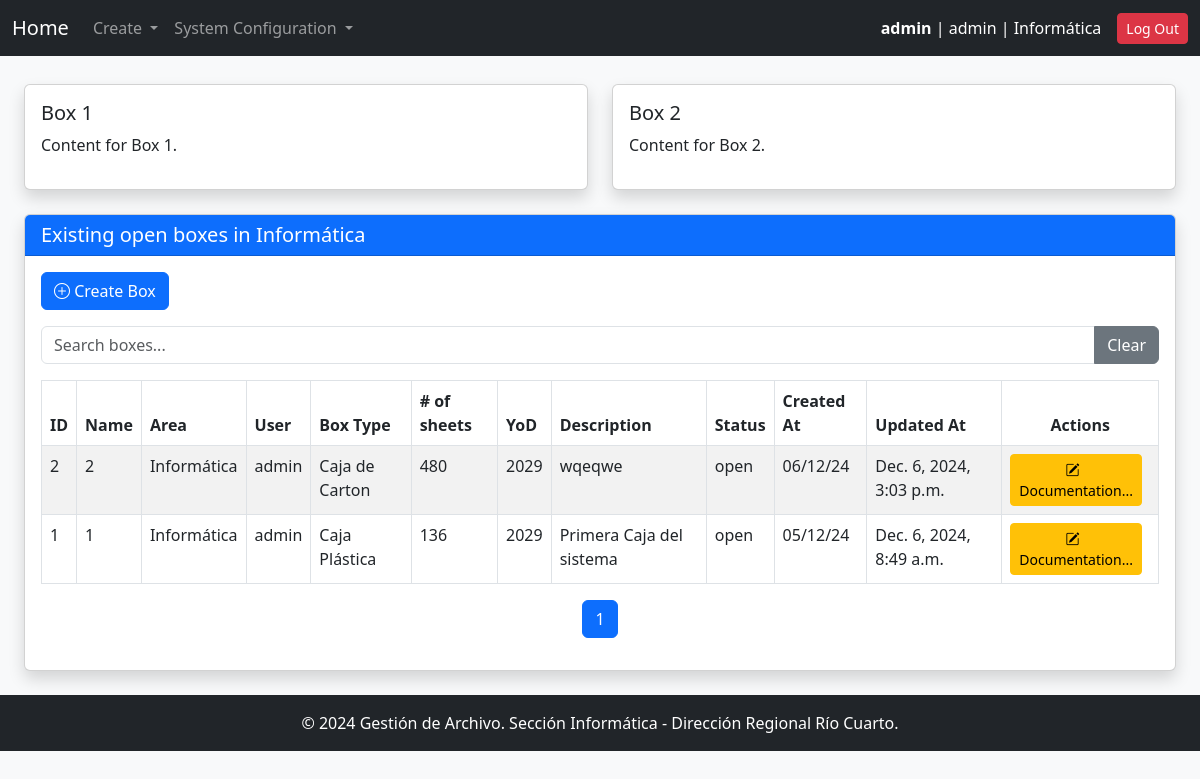
/main/ (signed in), run on an earlier commit of the app's database.
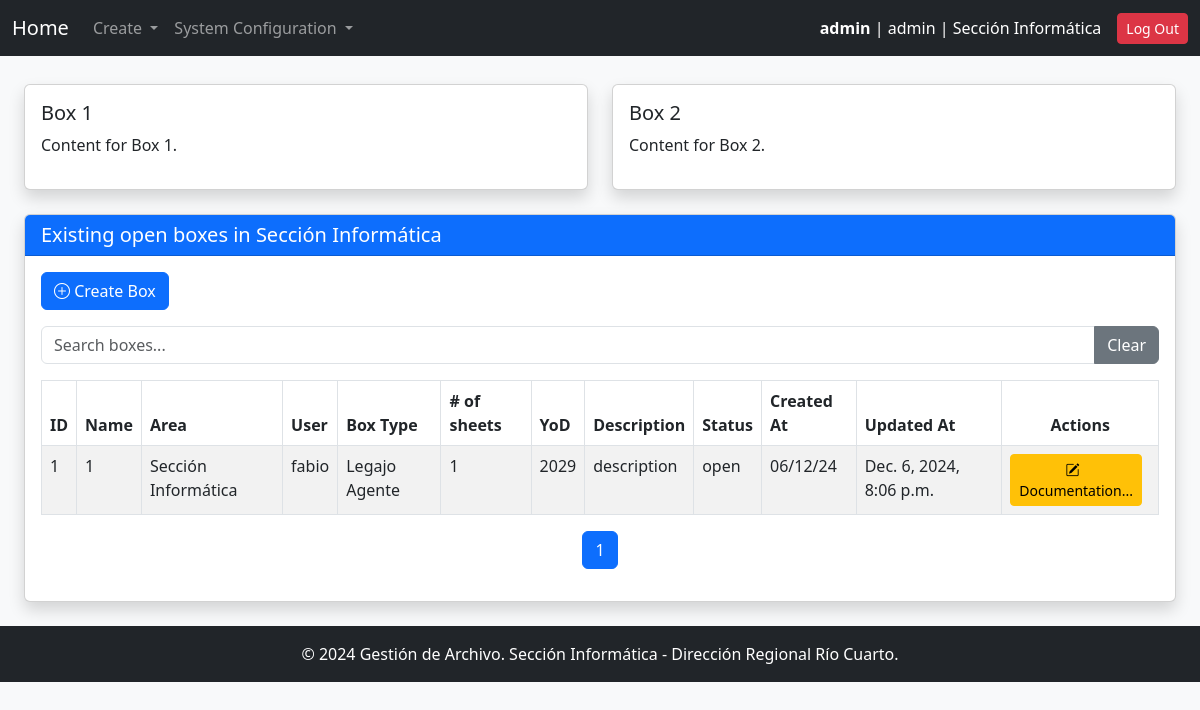
And on a later commit of the database.
### gestion_archivo_app/models.py (models this page shows, shortened)
class User(AbstractUser):
    ROLE_CHOICES = [
        ('user', 'User'),
        ('manager', 'Manager'),
        ('archive_responsible', 'Archive Responsible'),
        ('admin', 'System Administrator')
    ]
    role = models.CharField(max_length=20, choices=ROLE_CHOICES)
    area = models.ForeignKey('Area', on_delete=models.SET_NULL, null=True, blank=True)

class Area(models.Model):
    code = models.CharField(max_length=30, unique=True, verbose_name="Area Code")
    name = models.CharField(max_length=100, unique=True, verbose_name="Area Name")
    description = models.TextField(blank=True, null=True, verbose_name="Description")

class Box(models.Model):
    STATUS_CHOICES = [
        ('open', 'Open'),
        ('closed', 'Closed'),
    ]
    name = models.CharField(max_length = 10, primary_key=False, verbose_name="Box Name", null=False, blank=False, unique=True)
    box_type = models.ForeignKey(BoxType, on_delete=models.PROTECT, related_name="boxes")
    description = models.TextField(blank=True, null=True, verbose_name="Box Description")
    user = models.ForeignKey(settings.AUTH_USER_MODEL, on_delete=models.PROTECT, related_name="boxes")
    area = models.ForeignKey(Area, on_delete=models.PROTECT, related_name="boxes")
    status = models.CharField(max_length=10, choices=STATUS_CHOICES, default='open')
    id = models.AutoField(primary_key=True, verbose_name="Box ID")  # Auto-incremental ID
    creation_date = models.DateTimeField(auto_now_add=True, verbose_name="Creation Date")
    update_date =  models.DateTimeField(auto_now=True)
    close_date = models.DateTimeField(blank=True, null=True, verbose_name="Close Date")
    current_year = datetime.now().year
    destruction_year = models.PositiveSmallIntegerField(
        choices=[(year, str(year)) for year in range(current_year, 2100)],
        verbose_name="Destruction Year"
    )
    current_area = models.ForeignKey(Area, on_delete=models.PROTECT, related_name="current_boxes", verbose_name="Current Area")
    status = models.CharField(max_length=10, choices=STATUS_CHOICES, default='open', verbose_name="Status")
    total_sheets = models.PositiveIntegerField(default=0)

class BoxType(models.Model):
    name = models.CharField(max_length=100, unique=True, verbose_name="Box Type")
    description = models.TextField(blank=True, null=True, verbose_name="Description")

### gestion_archivo_app/views.py (the view)
# urls.py: path('main/', main, name='main'),
@login_required
def main(request):
    items = Box.objects.filter(status="open").order_by('-name')
    return render(request, "main.html", {"items": items})

### gestion_archivo_app/context_processors.py (called while the page is built)
def system_config(request):
    try:
        pagination_limit = SystemConfigKeyValues.objects.get(key="pagination_limit").value
    except SystemConfigKeyValues.DoesNotExist:
        pagination_limit = 10  # default value
    return {"pagination_limit": pagination_limit}

### gestion_archivo_app/templates/main.html (shortened to what this page needs)
{% extends "base.html" %}
{% block content %}
<div class="container-fluid mt-4">
    <div class="row">
        <div class="col-md-6">
            <div class="card shadow">
                <div class="card-body">
                    <h5 class="card-title">Box 1</h5>
                    <p>Content for Box 1.</p>
                </div>
            </div>
        </div>
        <div class="col-md-6">
            <div class="card shadow">
                <div class="card-body">
                    <h5 class="card-title">Box 2</h5>
                    <p>Content for Box 2.</p>
                </div>
            </div>
        </div>
    </div>
    <div class="row mt-4">
        <div class="col-12">
            <div class="card shadow">
                <div class="card-header bg-primary text-white">
                    <h5 class="mb-0">Existing open boxes in {{ user.area.name }}</h5>
                </div>
                <div class="card-body">
                    <div class="mb-3">
                        <a href="{% url 'create_box' %}" class="btn btn-primary">
                            <i class="bi bi-plus-circle"></i> Create Box
                        </a>
                    </div>
                    <div class="mb-3">
                        <div class="input-group">
                            <input type="text" id="searchInputId" class="form-control" placeholder="Search boxes...">
                            <button type="button" class="btn btn-secondary" onclick="clearSearch()">Clear</button>
                        </div>
                    </div>
                    <table class="table table-bordered table-striped mt-3" id="tableId">
                        <thead>
                            <tr>
                                <th onclick="sortTable(0)">ID </th>
                                <th onclick="sortTable(1)">Name </th>
                                <th onclick="sortTable(2)">Area </th>
                                <th onclick="sortTable(3)">User </th>
                                <th onclick="sortTable(4)">Box Type </th>
                                <th onclick="sortTable(5)"># of sheets </th>
                                <th onclick="sortTable(6)">YoD</th>
                                <th onclick="sortTable(7)">Description </th>
                                <th onclick="sortTable(8)">Status </th>
                                <th onclick="sortTable(9)">Created At </th>
                                <th onclick="sortTable(10)">Updated At </th>
                                <th style="width: 120px;" class="text-center">Actions</th>
                            </tr>
                        </thead>
                        <tbody id="tableBodyId">
                            {% for item in items %}
                            <tr>
                                <td>{{ item.id }}</td>
                                <td>{{ item.name }}</td>
                                <td>{{ item.area.name }}</td>
                                <td>{{ item.user.username }}</td>
                                <td>{{ item.box_type.name }}</td>
                                <td>{{ item.total_sheets }}</td>
                                <td>{{ item.destruction_year }}</td>
                                <td>{{ item.description }}</td>
                                <td>{{ item.status }}</td>
                                <td>{{ item.creation_date|date:"d/m/y" }}</td>
                                <td>{{ item.update_date }}</td>
                                <td class="text-center">
                                    {% if item.status == "open" %}
                                    <a href="{% url 'edit_box_documentation' item.id %}"
                                        class="btn btn-sm btn-warning me-2">
                                        <i class="bi bi-pencil-square"></i> &nbsp; Documentation...
                                    </a>
                                    {% endif %}
                                </td>
                            </tr>
                            {% endfor %}
                        </tbody>
                    </table>
                    <nav class="mt-3">
                        <ul class="pagination justify-content-center" id="tableBodyIdPagination">
                        </ul>
                    </nav>
                </div>
            </div>
        </div>
    </div>
</div>
{% load static %}
{% endblock %}

### gestion_archivo_app/templates/base.html (shortened to what this page needs)
<!DOCTYPE html>
<html lang="en">
<head>
    {% load static %}
    <link href="https://cdn.jsdelivr.net/npm/bootstrap@5.3.0/dist/css/bootstrap.min.css" rel="stylesheet">
    <link href="https://cdn.jsdelivr.net/npm/bootstrap-icons/font/bootstrap-icons.css" rel="stylesheet">
</head>
<body class="bg-light" a>
    <nav class="navbar navbar-expand-lg navbar-dark bg-dark">
        <div class="container-fluid">
            <a class="navbar-brand" href="{% url 'main' %}">Home</a>
            <div class="collapse navbar-collapse" id="navbarNav">
                <ul class="navbar-nav me-auto">
                    <li class="nav-item dropdown">
                        <a class="nav-link dropdown-toggle" href="#" id="createDropdown" role="button" data-bs-toggle="dropdown" aria-expanded="false">
                            Create
                        </a>
                    </li>
                {% if user.is_authenticated and user.role == 'admin' %}
                    <li class="nav-item dropdown">
                    <a class="nav-link dropdown-toggle" href="#" id="createDropdown" role="button" data-bs-toggle="dropdown" aria-expanded="false">
                        System Configuration
                    </a>
                    </li>
                 {% endif %}
                </ul>
            </div>
                <div class="d-flex align-items-center">
                    {% if user.is_authenticated %}
                        <span class="text-white me-3">
                            <strong>{{ user.username }}</strong> | {{ user.role }} | {{ user.area.name }}
                        </span>
                        <a href="{% url 'logout' %}" class="btn btn-danger btn-sm">Log Out</a>
                    {% else %}
                        <a href="{% url 'login' %}" class="btn btn-success btn-sm">Log In</a>
                    {% endif %}
                </div>
            </div>
    </nav>
    <div class="container-fluid py-4" style='margin-top:-20px' >
        {% block content %}{% endblock %}
    </div>
    <footer class="bg-dark text-white text-center py-3 mt-auto">
        <p class="mb-0">&copy; 2024 Gestión de Archivo. Sección Informática - Dirección Regional Río Cuarto.</p>
    </footer>
</body>
</html>

### gestion_archivo_app/templates/base.html (style rules this page uses)
html { scroll-behavior:auto; }

What changed in the data, as far as the page shows it:
removed Box: id "2", name "2", area.name "Informática", user.username "admin", box_type.name "Caja de Carton", total_sheets "480", destruction_year "2029", description "wqeqwe", status "open", creation_date "06/12/24", update_date "Dec. 6, 2024, 3:03 p.m."
changed User "admin": area.name "Informática" → "Sección Informática"
changed Box "open": area.name "Informática" → "Sección Informática"; user.username "admin" → "fabio"; box_type.name "Caja Plástica" → "Legajo Agente"; total_sheets "136" → "1"; description "Primera Caja del sistema" → "description"; creation_date "05/12/24" → "06/12/24"; update_date "Dec. 6, 2024, 8:49 a.m." → "Dec. 6, 2024, 8:06 p.m."
